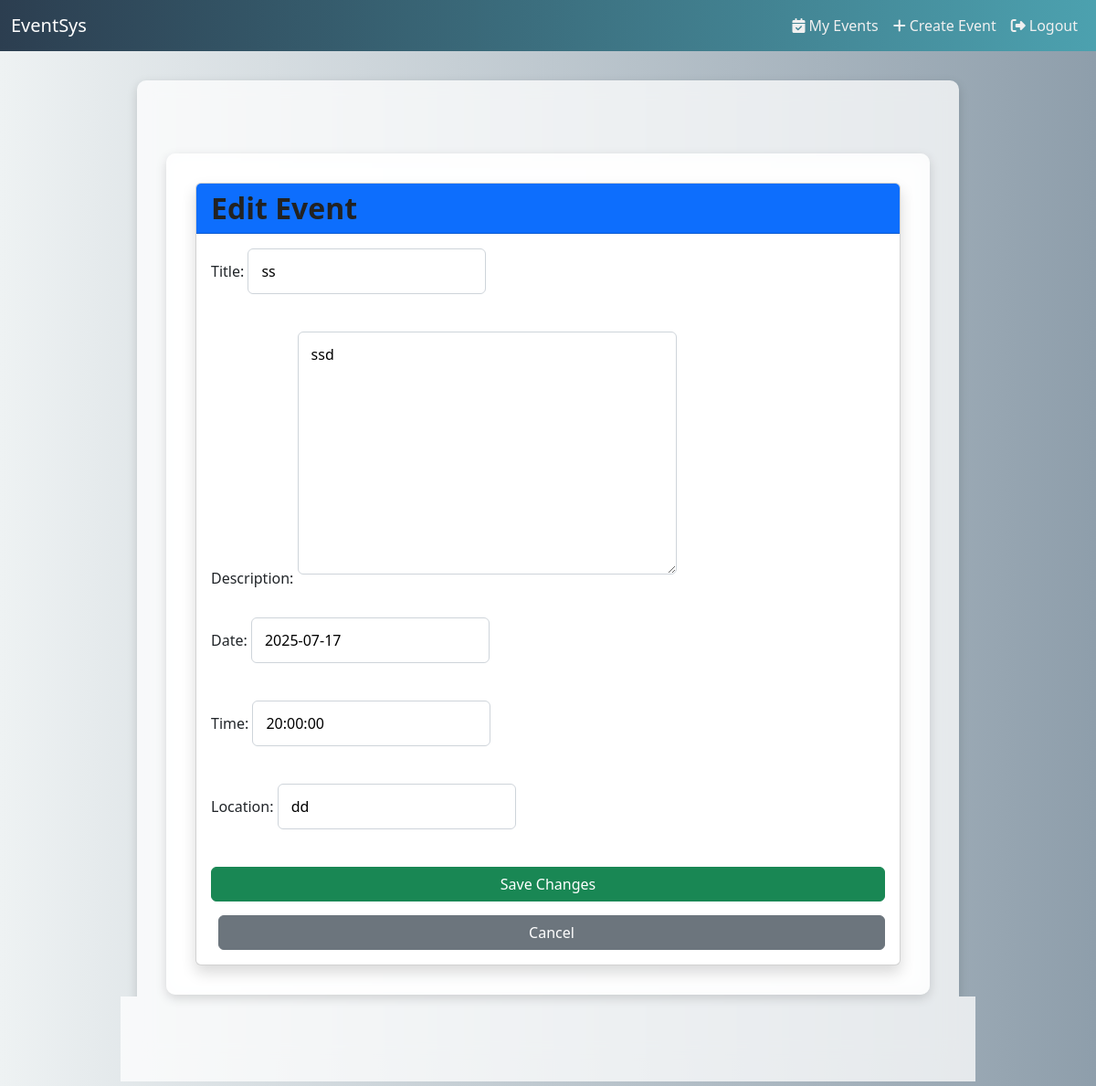
The app's page /6/edit/ (signed in) with its own data.
### events/models.py (models this page shows, shortened)
class Event(models.Model):
    title = models.CharField(max_length=200)
    description = models.TextField()
    date = models.DateField()
    time = models.TimeField()
    location = models.CharField(max_length=200)
    registered_users = models.ManyToManyField(User, blank=True, related_name='registered_events')

### events/views.py (the view)
# urls.py: path('<int:event_id>/edit/', views.edit_event, name='edit_event'),
@user_passes_test(lambda u: u.is_staff)
@login_required
def edit_event(request, event_id):
    event = Event.objects.get(id=event_id)
    if request.method == 'POST':
        form = EventForm(request.POST, instance=event)
        if form.is_valid():
            form.save()
            messages.success(request, 'Event updated successfully!')
            return redirect('event_list')
    else:
        form = EventForm(instance=event)
    return render(request, 'events/edit_event.html', {'form': form, 'event': event})

### events/forms.py
class EventForm(forms.ModelForm):
    date = forms.DateField(input_formats=[
        '%Y-%m-%d',  # 2025-07-23
        '%d-%m-%Y',  # 23-07-2025
        '%d/%m/%Y',  # 23/07/2025
    ])
    time = forms.TimeField(input_formats=[
        '%H:%M',     # 14:30
        '%I:%M %p',  # 02:30 PM
    ])
    class Meta:
        model = Event
        fields = ['title', 'description', 'date', 'time', 'location']

### events/templates/events/edit_event.html (shortened to what this page needs)
{% extends 'events/base.html' %}
{% load static %}
{% block content %}
<div class="container mt-5">
    <div class="card shadow">
        <div class="card-header bg-primary text-white">
            <h2 class="mb-0">Edit Event</h2>
        </div>
        <div class="card-body">
            <form method="post">
                {{ form.as_p }}
                <button type="submit" class="btn btn-success">Save Changes</button>
                <a href="{% url 'event_detail' event.id %}" class="btn btn-secondary ms-2">Cancel</a>
            </form>
        </div>
    </div>
</div>
{% endblock %}

### events/static/events/styles.css (style rules this page uses)
body { font-family: 'Segoe UI', Tahoma, Geneva, Verdana, sans-serif; background-color: #ffe6e6; padding: 0; margin: 0; color: #333; }
.container { max-width: 900px; margin: 40px auto; padding: 30px; background: #ffffff; box-shadow: 0 8px 20px rgba(0, 0, 0, 0.1); border-radius: 12px; transition: all 0.3s ease-in-out; }
h1, h2 { color: #222; margin-bottom: 25px; font-weight: 600; }
form { display: flex; flex-direction: column; gap: 15px; }
input, textarea, select { padding: 12px 14px; margin-bottom: 10px; border: 1px solid #ced4da; border-radius: 6px; font-size: 16px; transition: border-color 0.3s ease; }
input[type="submit"], button { background-color: #28a745; color: #fff; font-size: 16px; padding: 12px 20px; border: none; border-radius: 6px; cursor: pointer; transition: background-color 0.3s ease; }
a { text-decoration: none; color: #007bff; font-weight: 500; transition: color 0.2s ease-in-out; }

### events/templates/events/base.html (style rules this page uses)
body { background: linear-gradient(to right, #eef2f3, #8e9eab); font-family: 'Segoe UI', Tahoma, Geneva, Verdana, sans-serif; }
.container { background: rgba(255, 255, 255, 0.75); backdrop-filter: blur(10px); border-radius: 10px; padding: 2rem; margin-top: 2rem; box-shadow: 0 4px 12px rgba(0, 0, 0, 0.15); }

### records on screen
Event: title "ss", description "ssd", date "2025-07-17", time "20:00:00", location "dd"
